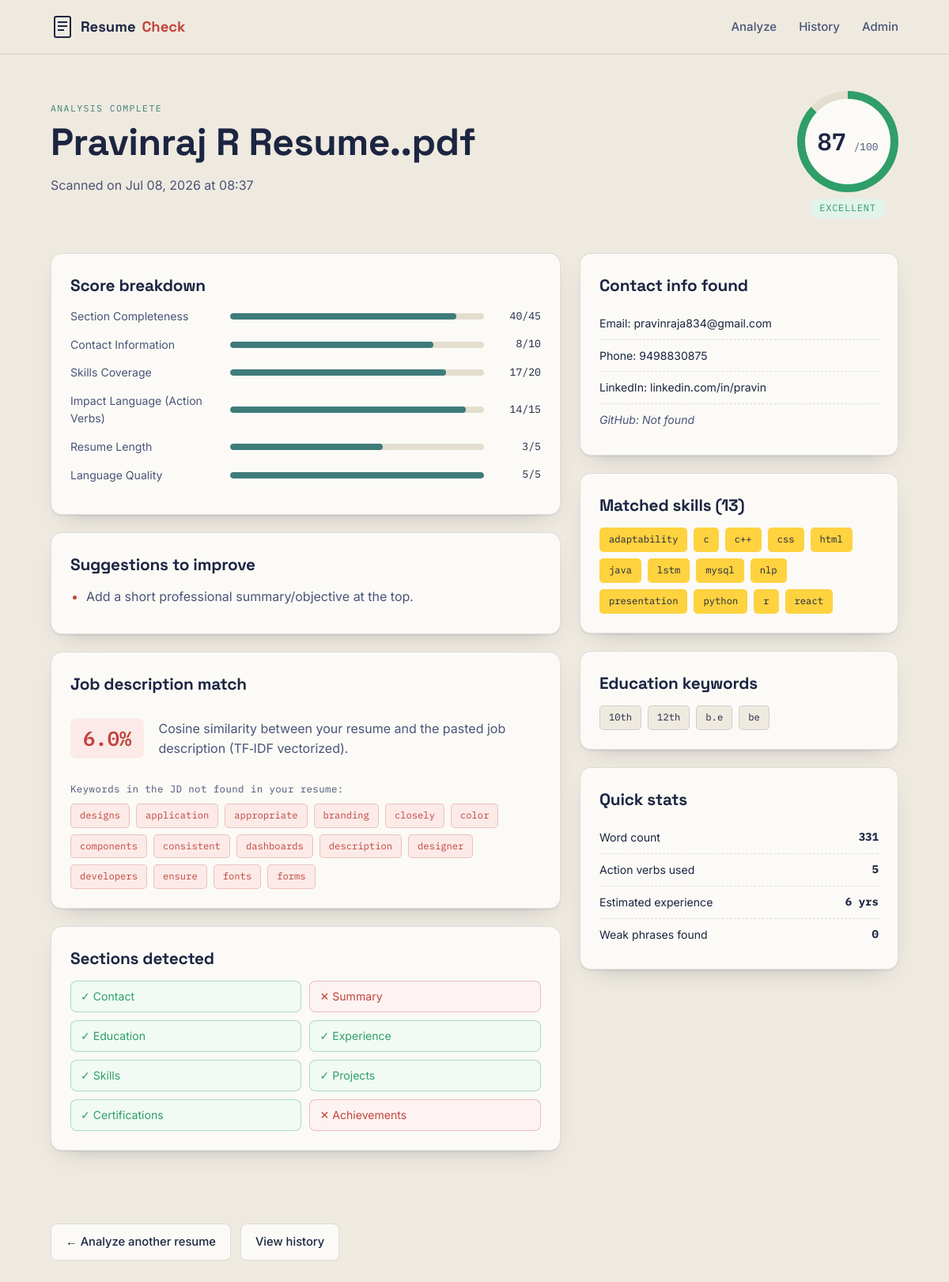
/result/3/, run on the app's committed database.
### analyzer/models.py (models this page shows, shortened)
class ResumeAnalysis(models.Model):
    user = models.ForeignKey(User, on_delete=models.CASCADE, null=True, blank=True,
                              related_name="analyses")
    resume_file = models.FileField(upload_to=resume_upload_path)
    original_filename = models.CharField(max_length=300)
    job_description = models.TextField(blank=True, null=True)
    extracted_text = models.TextField(blank=True)
    ats_score = models.FloatField(default=0)
    ats_grade = models.CharField(max_length=50, blank=True)
    jd_match_percent = models.FloatField(null=True, blank=True)
    report_json = models.JSONField(default=dict)
    created_at = models.DateTimeField(auto_now_add=True)
    class Meta:
        ordering = ["-created_at"]
        verbose_name_plural = "Resume Analyses"

### analyzer/views.py (the view)
# urls.py: path("result/<int:pk>/", views.result, name="result"),
def result(request, pk):
    analysis = get_object_or_404(ResumeAnalysis, pk=pk)
    report = analysis.report_json
    return render(request, "analyzer/result.html", {"analysis": analysis, "report": report})

### analyzer/templates/analyzer/result.html (shortened to what this page needs)
{% extends "analyzer/base.html" %}
{% block content %}
<section class="result-hero">
  <div class="container result-hero-row">
    <div>
      <p class="eyebrow">Analysis complete</p>
      <h1>{{ analysis.original_filename }}</h1>
      <p class="muted">Scanned on {{ analysis.created_at|date:"M d, Y \a\t H:i" }}</p>
    </div>
    <div class="gauge-wrap">
      <div class="gauge" style="--pct: {{ report.ats_score }};">
        <div class="gauge-inner">
          <span class="gauge-score">{{ report.ats_score|floatformat:0 }}</span>
          <span class="gauge-max">/100</span>
        </div>
      </div>
      <span class="gauge-grade grade-{{ report.ats_grade|slugify }}">{{ report.ats_grade }}</span>
    </div>
  </div>
</section>
<section class="container result-grid">
  <div class="col-main">
    <div class="card">
      <h2>Score breakdown</h2>
      <div class="breakdown-list">
        {% for label, item in report.score_breakdown.items %}
        <div class="breakdown-row">
          <div class="breakdown-label">{{ label }}</div>
          <div class="breakdown-bar">
            <div class="breakdown-fill" style="width: {% widthratio item.score item.max 100 %}%"></div>
          </div>
          <div class="breakdown-value">{{ item.score }}/{{ item.max }}</div>
        </div>
        {% endfor %}
      </div>
    </div>
    <div class="card">
      <h2>Suggestions to improve</h2>
      <ul class="suggestion-list">
        {% for s in report.suggestions %}
        <li>{{ s }}</li>
        {% endfor %}
      </ul>
    </div>
    {% if report.jd_match_percent is not None %}
    <div class="card">
      <h2>Job description match</h2>
      <div class="jd-match-row">
        <div class="jd-match-score grade-{{ report.jd_grade|slugify }}">{{ report.jd_match_percent }}%</div>
        <p class="muted">Cosine similarity between your resume and the pasted job description
          (TF&#8209;IDF vectorized).</p>
      </div>
      {% if report.jd_missing_keywords %}
      <p class="field-label">Keywords in the JD not found in your resume:</p>
      <div class="chip-row">
        {% for kw in report.jd_missing_keywords %}
        <span class="chip chip--missing">{{ kw }}</span>
        {% endfor %}
      </div>
      {% endif %}
    </div>
    {% endif %}
    <div class="card">
      <h2>Sections detected</h2>
      <div class="section-grid">
        {% for name, present in report.sections_found.items %}
        <div class="section-check {% if present %}is-found{% else %}is-missing{% endif %}">
          {% if present %}&#10003;{% else %}&#10005;{% endif %} {{ name|title }}
        </div>
        {% endfor %}
      </div>
    </div>
  </div>
  <div class="col-side">
    <div class="card">
      <h2>Contact info found</h2>
      <ul class="contact-list">
        <li class="{% if report.contact_info.email %}ok{% else %}missing{% endif %}">
          Email: {{ report.contact_info.email|default:"Not found" }}</li>
        <li class="{% if report.contact_info.phone %}ok{% else %}missing{% endif %}">
          Phone: {{ report.contact_info.phone|default:"Not found" }}</li>
        <li class="{% if report.contact_info.linkedin %}ok{% else %}missing{% endif %}">
          LinkedIn: {{ report.contact_info.linkedin|default:"Not found" }}</li>
        <li class="{% if report.contact_info.github %}ok{% else %}missing{% endif %}">
          GitHub: {{ report.contact_info.github|default:"Not found" }}</li>
      </ul>
    </div>
    <div class="card">
      <h2>Matched skills ({{ report.skills_found|length }})</h2>
      <div class="chip-row">
        {% for skill in report.skills_found %}
        <span class="chip chip--highlight">{{ skill }}</span>
        {% empty %}
        <p class="muted">No known skills detected. Try adding a dedicated Skills section.</p>
        {% endfor %}
      </div>
    </div>
    <div class="card">
      <h2>Education keywords</h2>
      <div class="chip-row">
        {% for edu in report.education_found %}
        <span class="chip">{{ edu }}</span>
        {% empty %}
        <p class="muted">No degree keywords detected.</p>
        {% endfor %}
      </div>
    </div>
    <div class="card">
      <h2>Quick stats</h2>
      <ul class="stat-list">
        <li><span>Word count</span><strong>{{ report.word_count }}</strong></li>
        <li><span>Action verbs used</span><strong>{{ report.action_verbs_used|length }}</strong></li>
        <li><span>Estimated experience</span><strong>{{ report.estimated_experience_years }} yrs</strong></li>
        <li><span>Weak phrases found</span><strong>{{ report.weak_phrases|length }}</strong></li>
      </ul>
    </div>
  </div>
</section>
<div class="container result-actions">
  <a href="{% url 'analyzer:home' %}" class="btn-secondary">&larr; Analyze another resume</a>
  <a href="{% url 'analyzer:history' %}" class="btn-secondary">View history</a>
</div>
{% endblock %}

### data on the page
ResumeAnalysis: original_filename "Pravinraj R Resume..pdf", created_at "Jul 08, 2026 at 08:37", ats_grade "EXCELLENT"

### other printed values
{{ report.ats_score|floatformat:0 }} "87"
{{ label }} "Section Completeness" "Contact Information" "Skills Coverage" "Impact Language (Action Verbs)" "Resume Length" "Language Quality"
{{ item.score }} "40" "8" "17" "14" "3" "5"
{{ item.max }} "45" "10" "20" "15" "5" "5"
{{ s }} "Add a short professional summary/objective at the top."
{{ report.jd_match_percent }} "6.0"
{{ kw }} "designs" "application" "appropriate" "branding" "closely" "color" "components" "consistent" "dashboards" "description" "designer" "developers" "ensure" "fonts" "forms"
{{ name|title }} "Contact" "Summary" "Education" "Experience" "Skills" "Projects" "Certifications" "Achievements"
{{ report.contact_info.email|default:"Not found" }} "pravinraja834@gmail.com"
{{ report.contact_info.phone|default:"Not found" }} "9498830875"
{{ report.contact_info.linkedin|default:"Not found" }} "linkedin.com/in/pravin"
{{ report.contact_info.github|default:"Not found" }} "Not found"
{{ report.skills_found|length }} "13"
{{ skill }} "adaptability" "c" "c++" "css" "html" "java" "lstm" "mysql" "nlp" "presentation" "python" "r" "react"
{{ edu }} "10th" "12th" "b.e" "be"
